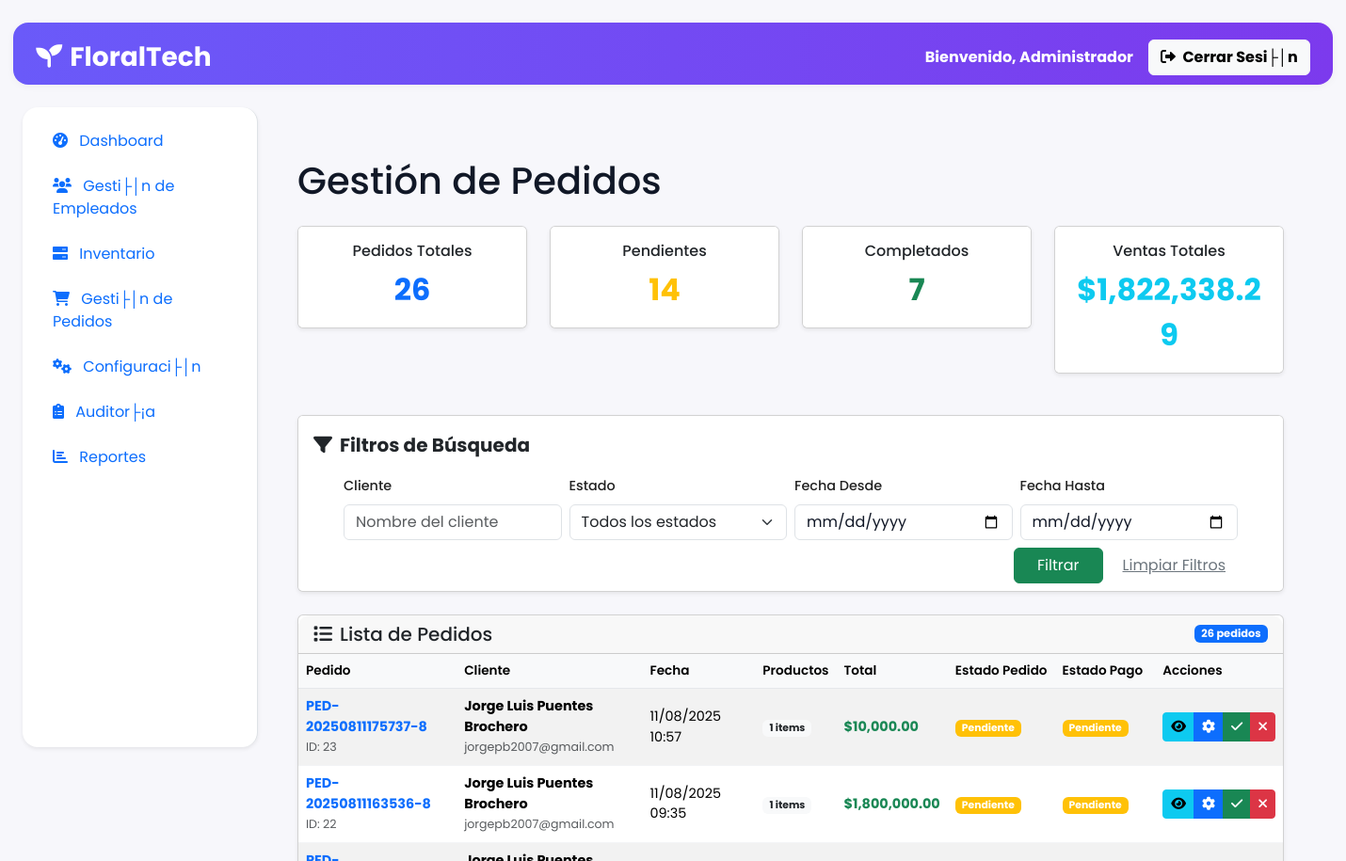
Page /index.php?ctrl=dashboard&action=admin&page=pedidos (signed in, upper part) on the earlier database version.
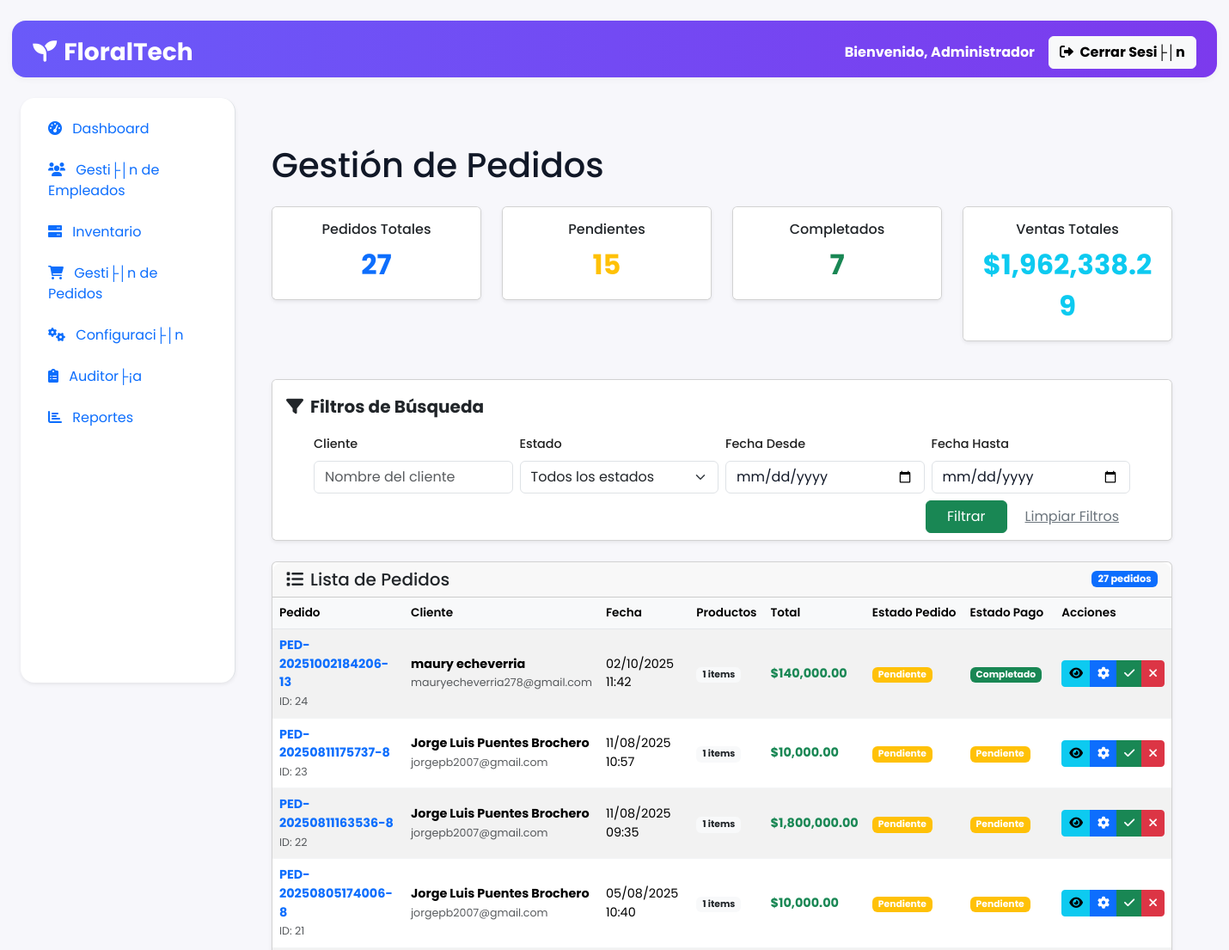
Same page on the later database version.
### tables this page shows
CREATE TABLE `ped` (
  `idped` int(11) NOT NULL,
  `numped` varchar(255) NOT NULL,
  `fecha_pedido` datetime DEFAULT current_timestamp(),
  `monto_total` decimal(10,2) NOT NULL,
  `cli_idcli` int(11) NOT NULL,
  `estado` varchar(50) DEFAULT 'Pendiente',
  `empleado_id` int(11) DEFAULT NULL COMMENT 'ID del empleado que creó el pedido',
  `fecha_actualizacion` datetime DEFAULT NULL COMMENT 'Fecha de última actualización',
  `empleado_actualizacion` int(11) DEFAULT NULL COMMENT 'ID del empleado que actualizó por última vez',
  `notas` text DEFAULT NULL COMMENT 'Notas adicionales del pedido',
  `direccion_entrega` text DEFAULT NULL,
  `fecha_entrega_solicitada` date DEFAULT NULL
);

CREATE TABLE `cli` (
  `idcli` int(11) NOT NULL,
  `nombre` varchar(255) NOT NULL,
  `direccion` varchar(255) DEFAULT NULL,
  `telefono` varchar(255) DEFAULT NULL,
  `email` varchar(255) DEFAULT NULL,
  `fecha_registro` date DEFAULT curdate(),
  `fecha_actualizacion` datetime DEFAULT NULL COMMENT 'Fecha de última actualización',
  `empleado_registro` int(11) DEFAULT NULL COMMENT 'ID del empleado que registró al cliente'
);

### controllers/dashboard.php (called while the page is built, shortened)
<?php
class dashboard {
    public function admin() {
    require_once 'views/admin/VadashboardPrincipal.php';
    }
}
?>

### index.php (called while the page is built, shortened)
<?php
$action = isset($_GET['action']) ? $_GET['action'] : 'index';
try {
    $controller = new $controllerClass();
    $controller->$action();
} catch (Exception $e) {
    die("Error: " . $e->getMessage());
}
?>

### views/admin/VagestionPedidos.php (the view, shortened to what the changed rows need)
<?php
try {
    $database = new Database();
    $conn = $database->getConnection();
} catch (Exception $e) {
    die('Error de conexión: ' . $e->getMessage());
}
$where_conditions = ["1=1"];
$params = [];
$where_clause = implode(' AND ', $where_conditions);
try {
    $sql = "
        SELECT
            p.idped,
            p.numped,
            p.fecha_pedido,
            p.monto_total,
            p.estado,
            p.direccion_entrega,
            p.fecha_entrega_solicitada,
            c.nombre as cliente_nombre,
            c.email as cliente_email,
            c.telefono as cliente_telefono,
            c.direccion as cliente_direccion,
            pg.metodo_pago,
            pg.estado_pag as estado_pago,
            pg.fecha_pago,
            COUNT(dp.idtflor) as total_productos
        FROM ped p
        INNER JOIN cli c ON p.cli_idcli = c.idcli
        LEFT JOIN pagos pg ON p.idped = pg.ped_idped
        LEFT JOIN detped dp ON p.idped = dp.idped
        WHERE $where_clause
        GROUP BY p.idped, pg.idpago
        ORDER BY p.fecha_pedido DESC
    ";
    $stmt = $conn->prepare($sql);
    $stmt->execute($params);
    $pedidos = $stmt->fetchAll(PDO::FETCH_ASSOC);
} catch (PDOException $e) {
    $mensaje_error = "Error al obtener pedidos: " . $e->getMessage();
    $pedidos = [];
}
$totalPedidos = count($pedidos);
$totalPendientes = count(array_filter($pedidos, fn($p) => $p['estado'] === 'Pendiente'));
$totalCompletados = count(array_filter($pedidos, fn($p) => $p['estado'] === 'Completado'));
$ventasTotales = array_sum(array_column($pedidos, 'monto_total'));
?>
<!DOCTYPE html>
<html lang="es">
<head>
    <link href="https://cdn.jsdelivr.net/npm/bootstrap@5.3.6/dist/css/bootstrap.min.css" rel="stylesheet">
</head>
<body>
<div class="container py-4">
    <h1 class="mb-4">Gestión de Pedidos</h1>
    <div class="row mb-4">
        <div class="col-md-3">
            <div class="card text-center">
                <div class="card-body">
                    <h6 class="card-title">Pedidos Totales</h6>
                    <div class="fs-2 fw-bold text-primary"><?= $totalPedidos ?></div>
                </div>
            </div>
        </div>
        <div class="col-md-3">
            <div class="card text-center">
                <div class="card-body">
                    <h6 class="card-title">Pendientes</h6>
                    <div class="fs-2 fw-bold text-warning"><?= $totalPendientes ?></div>
                </div>
            </div>
        </div>
        <div class="col-md-3">
            <div class="card text-center">
                <div class="card-body">
                    <h6 class="card-title">Completados</h6>
                    <div class="fs-2 fw-bold text-success"><?= $totalCompletados ?></div>
                </div>
            </div>
        </div>
        <div class="col-md-3">
            <div class="card text-center">
                <div class="card-body">
                    <h6 class="card-title">Ventas Totales</h6>
                    <div class="fs-2 fw-bold text-info">$<?= number_format($ventasTotales, 2) ?></div>
                </div>
            </div>
        </div>
    </div>
    <div class="card mb-4">
        <div class="card-body pb-2">
            <div class="fw-bold fs-5 mb-2"><i class="fas fa-filter me-2"></i>Filtros de Búsqueda</div>
            <div style="max-width: 950px; margin: 0 auto;">
            <form method="GET">
                <div class="row g-2 align-items-end justify-content-end">
                <div class="col-md-3">
                    <label class="form-label">Cliente</label>
                    <input type="text" class="form-control" placeholder="Nombre del cliente" name="cliente" value="<?= $_GET['cliente'] ?? '' ?>">
                </div>
                <div class="col-md-3">
                    <label class="form-label">Estado</label>
                    <select class="form-select" name="estado">
                        <option value="">Todos los estados</option>
                    </select>
                </div>
                <div class="col-md-3">
                    <label class="form-label">Fecha Desde</label>
                    <input type="date" class="form-control" name="fecha_desde" value="<?= $_GET['fecha_desde'] ?? '' ?>">
                </div>
                <div class="col-md-3">
                    <label class="form-label">Fecha Hasta</label>
                    <input type="date" class="form-control" name="fecha_hasta" value="<?= $_GET['fecha_hasta'] ?? '' ?>">
                </div>
                <div class="col-md-auto d-flex gap-2 align-items-end justify-content-end text-end">
                    <button type="submit" class="btn btn-success px-4">Filtrar</button>
                    <a href="?ctrl=dashboard&action=admin&page=pedidos" class="btn btn-link text-secondary">Limpiar Filtros</a>
                </div>
                </div>
            </form>
            </div>
        </div>
    </div>
    <div class="card mb-4">
        <div class="card-header d-flex justify-content-between align-items-center">
            <h5 class="mb-0"><i class="fas fa-list me-2"></i>Lista de Pedidos</h5>
            <span class="badge bg-primary"><?= count($pedidos) ?> pedidos</span>
        </div>
        <div class="card-body p-0">
            <?php if (!empty($pedidos)): ?>
            <div class="table-responsive">
                <table class="table table-striped align-middle mb-0">
                    <thead class="table-light">
                        <tr>
                            <th>Pedido</th>
                            <th>Cliente</th>
                            <th>Fecha</th>
                            <th>Productos</th>
                            <th>Total</th>
                            <th>Estado Pedido</th>
                            <th>Estado Pago</th>
                            <th>Acciones</th>
                        </tr>
                    </thead>
                    <tbody>
                        <?php foreach ($pedidos as $pedido): ?>
                        <tr>
                            <td>
                                <strong class="text-primary"><?= htmlspecialchars($pedido['numped']) ?></strong>
                                <br><small class="text-muted">ID: <?= $pedido['idped'] ?></small>
                            </td>
                            <td>
                                <strong><?= htmlspecialchars($pedido['cliente_nombre']) ?></strong>
                                <br><small class="text-muted"><?= htmlspecialchars($pedido['cliente_email']) ?></small>
                            </td>
                            <td>
                                <?= date('d/m/Y H:i', strtotime($pedido['fecha_pedido'])) ?>
                            </td>
                            <td>
                                <span class="badge bg-light text-dark"><?= $pedido['total_productos'] ?> items</span>
                            </td>
                            <td>
                                <strong class="text-success">$<?= number_format($pedido['monto_total'], 2) ?></strong>
                            </td>
                            <td>
                                <span class="badge bg-<?=
                                    $pedido['estado'] === 'Pendiente' ? 'warning' :
                                    ($pedido['estado'] === 'En proceso' ? 'info' :
                                    ($pedido['estado'] === 'Completado' ? 'success' : 'secondary'))
                                ?>">
                                    <?= htmlspecialchars($pedido['estado']) ?>
                                </span>
                            </td>
                            <td>
                                <?php if ($pedido['estado_pago']): ?>
                                    <span class="badge bg-<?=
                                        $pedido['estado_pago'] === 'Pendiente' ? 'warning' :
                                        ($pedido['estado_pago'] === 'Completado' ? 'success' : 'danger')
                                    ?>">
                                        <?= htmlspecialchars($pedido['estado_pago']) ?>
                                    </span>
                                <?php else: ?>
                                    <span class="badge bg-secondary">Sin pago</span>
                                <?php endif; ?>
                            </td>
                            <td>
                                <div class="btn-group" role="group">
                                    <button type="button" class="btn btn-sm btn-info" onclick="verDetallePedido(<?= $pedido['idped'] ?>)" title="Ver detalles">
                                        <i class="fas fa-eye"></i>
                                    </button>
                                    <?php if ($pedido['estado'] === 'Pendiente'): ?>
                                        <button type="button" class="btn btn-sm btn-primary" onclick="cambiarEstado(<?= $pedido['idped'] ?>, 'En proceso')" title="Procesar pedido">
                                            <i class="fas fa-cog"></i>
                                        </button>
                                        <button type="button" class="btn btn-sm btn-success" onclick="cambiarEstado(<?= $pedido['idped'] ?>, 'Completado')" title="Marcar completado">
                                            <i class="fas fa-check"></i>
                                        </button>
                                        <button type="button" class="btn btn-sm btn-danger" onclick="cambiarEstado(<?= $pedido['idped'] ?>, 'Cancelado')" title="Cancelar pedido">
                                            <i class="fas fa-times"></i>
                                        </button>
                                    <?php elseif ($pedido['estado'] === 'En proceso'): ?>
                                        <button type="button" class="btn btn-sm btn-success" onclick="cambiarEstado(<?= $pedido['idped'] ?>, 'Completado')" title="Marcar completado">
                                            <i class="fas fa-check"></i>
                                        </button>
                                        <button type="button" class="btn btn-sm btn-danger" onclick="cambiarEstado(<?= $pedido['idped'] ?>, 'Cancelado')" title="Cancelar pedido">
                                            <i class="fas fa-times"></i>
                                        </button>
                                    <?php else: ?>
                                        <span class="badge bg-secondary">Finalizado</span>
                                    <?php endif; ?>
                                </div>
                            </td>
                        </tr>
                        <?php endforeach; ?>
                    </tbody>
                </table>
            </div>
        </div>
    </div>
            <?php endif; ?>
        </div>
    </div>
</div>

Differences in the rows shown:
added ped: numped "PED-20251002184206-13", idped "24", cli_idcli.nombre "maury echeverria", cli_idcli.email "mauryecheverria278@gmail.com", fecha_pedido "02/10/2025 11:42", total_productos "1", monto_total "140,000.00", estado "Pendiente", estado_pago "Completado"
now on this page (row unchanged): ped: numped "PED-20250805174006-8", idped "21", cli_idcli.nombre "Jorge Luis Puentes Brochero", cli_idcli.email "jorgepb2007@gmail.com", fecha_pedido "05/08/2025 10:40", total_productos "1", monto_total "10,000.00", estado "Pendiente", estado_pago "Pendiente"
Other differences:
$totalPedidos: "26" → "27"
$totalPendientes: "14" → "15"
$ventasTotales: "1,822,338.29" → "1,962,338.29"
count($pedidos): "26" → "27"
